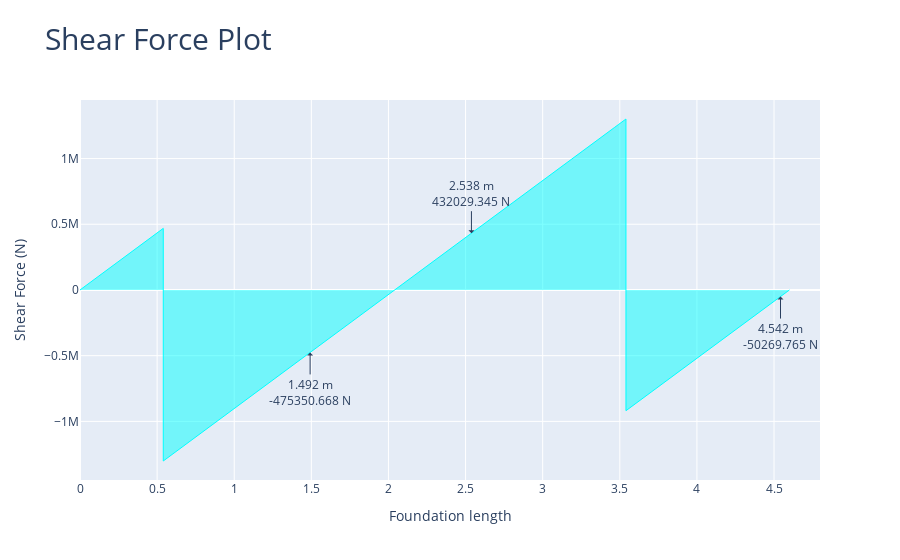

The notebook cell this image was saved under:
### Markdown cell above
#### Show the shear force diagram in x direction showing the design shear forces

### Code cell
comb_footing_design.plot_shear_force_X()

### Figure 1 — Plotly figure (JSON) as saved in the notebook; plotly's stock layout.template omitted (floating-point values rounded to 4 significant figures; data arrays with more than 128 entries replaced by an {"elided": "..."} marker saying what was removed)
{"data": [{"fill": "tozeroy", "hovertemplate": "x: %{x:.3f} %{meta[0]}<br>f(x): %{y:.3f} %{meta[1]}", "line": {"color": "aqua", "width": 1}, "meta": ["m", "N"], "mode": "lines", "name": "Shear Force", "type": "scatter", "x": {"elided": "206 float values"}, "y": {"elided": "206 float values"}}], "layout": {"annotations": [{"arrowhead": 1, "ax": 0, "ay": 40, "showarrow": true, "text": "1.492 m<br>-475350.668 N", "x": 1.492, "xref": "x", "y": -475400.0, "yref": "y"}, {"arrowhead": 1, "ax": 0, "ay": -40, "showarrow": true, "text": "2.538 m<br>432029.345 N", "x": 2.538, "xref": "x", "y": 432000.0, "yref": "y"}, {"arrowhead": 1, "ax": 0, "ay": 40, "showarrow": true, "text": "4.542 m<br>-50269.765 N", "x": 4.542, "xref": "x", "y": -50270.0, "yref": "y"}], "title": {"font": {"size": 30}, "text": "Shear Force Plot"}, "xaxis": {"title": {"text": "Foundation length"}}, "yaxis": {"title": {"text": "Shear Force (N)"}}}}
